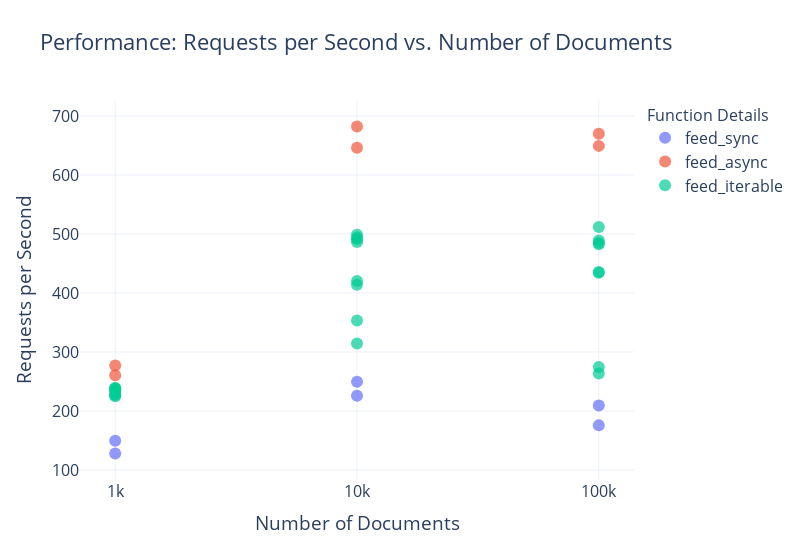

The notebook cell this image was saved under:
### Code cell
import plotly.express as px


def plot_performance(df: pd.DataFrame):
    # Create a scatter plot with logarithmic scale for both axes using Plotly Express
    fig = px.scatter(
        df,
        x="num_docs",
        y="requests_per_second",
        color="function_name",  # Defines color based on different functions
        log_x=True,  # Set x-axis to logarithmic scale
        log_y=False,  # If you also want the y-axis in logarithmic scale, set this to True
        title="Performance: Requests per Second vs. Number of Documents",
        labels={  # Customizing axis labels
            "num_docs": "Number of Documents",
            "requests_per_second": "Requests per Second",
            "max_workers": "max_workers",
            "max_queue_size": "max_queue_size",
            "max_connections": "max_connections",
        },
        template="plotly_white",  # This sets the style to a white background, adhering to Tufte's minimalist principles
        hover_data=[
            "max_workers",
            "max_queue_size",
            "max_connections",
        ],  # Additional information to show on hover
    )

    # Update layout for better readability, similar to 'talk' context in Seaborn
    fig.update_layout(
        font=dict(
            size=16,  # Adjusting font size for better visibility, similar to 'talk' context
        ),
        legend_title_text="Function Details",  # Custom legend title
        legend=dict(
            title_font_size=16,
            x=800,  # Adjusting legend position similar to bbox_to_anchor in Matplotlib
            xanchor="auto",
            y=1,
            yanchor="auto",
        ),
        width=800,  # Adjusting width of the plot
    )
    fig.update_xaxes(
        tickvals=[1000, 10000, 100000],  # Set specific tick values
        ticktext=["1k", "10k", "100k"],  # Set corresponding tick labels
    )

    fig.update_traces(
        marker=dict(size=12, opacity=0.7)
    )  # Adjust marker size and opacity
    # Show plot
    fig.show()


plot_performance(df)

### Figure 1 — Plotly figure (JSON) as saved in the notebook; plotly's stock layout.template omitted (floating-point values rounded to 4 significant figures)
{"data": [{"customdata": [[null, null, 16], [null, null, 64], [null, null, 16], [null, null, 64], [null, null, 16], [null, null, 64]], "hovertemplate": "function_name=feed_sync<br>Number of Documents=%{x}<br>Requests per Second=%{y}<br>max_workers=%{customdata[0]}<br>max_queue_size=%{customdata[1]}<br>max_connections=%{customdata[2]}<extra></extra>", "legendgroup": "feed_sync", "marker": {"color": "#636efa", "opacity": 0.7, "size": 12, "symbol": "circle"}, "mode": "markers", "name": "feed_sync", "orientation": "v", "showlegend": true, "type": "scatter", "x": [1000, 1000, 10000, 10000, 100000, 100000], "xaxis": "x", "y": [127.9, 149.5, 249.4, 225.7, 209.3, 175.6], "yaxis": "y"}, {"customdata": [[null, null, 16], [null, null, 64], [null, null, 16], [null, null, 64], [null, null, 16], [null, null, 64]], "hovertemplate": "function_name=feed_async<br>Number of Documents=%{x}<br>Requests per Second=%{y}<br>max_workers=%{customdata[0]}<br>max_queue_size=%{customdata[1]}<br>max_connections=%{customdata[2]}<extra></extra>", "legendgroup": "feed_async", "marker": {"color": "#EF553B", "opacity": 0.7, "size": 12, "symbol": "circle"}, "mode": "markers", "name": "feed_async", "orientation": "v", "showlegend": true, "type": "scatter", "x": [1000, 1000, 10000, 10000, 100000, 100000], "xaxis": "x", "y": [260.6, 277.0, 646.3, 682.3, 649.5, 669.9], "yaxis": "y"}, {"customdata": [[16, 1000, 64], [16, 10000, 64], [64, 1000, 64], [64, 10000, 64], [16, 1000, 128], [16, 10000, 128], [64, 1000, 128], [64, 10000, 128], [16, 1000, 64], [16, 10000, 64], [64, 1000, 64], [64, 10000, 64], [16, 1000, 128], [16, 10000, 128], [64, 1000, 128], [64, 10000, 128], [16, 1000, 64], [16, 10000, 64], [64, 1000, 64], [64, 10000, 64], [16, 1000, 128], [16, 10000, 128], [64, 1000, 128], [64, 10000, 128]], "hovertemplate": "function_name=feed_iterable<br>Number of Documents=%{x}<br>Requests per Second=%{y}<br>max_workers=%{customdata[0]}<br>max_queue_size=%{customdata[1]}<br>max_connections=%{customdata[2]}<extra></extra>", "legendgroup": "feed_iterable", "marker": {"color": "#00cc96", "opacity": 0.7, "size": 12, "symbol": "circle"}, "mode": "markers", "name": "feed_iterable", "orientation": "v", "showlegend": true, "type": "scatter", "x": [1000, 1000, 1000, 1000, 1000, 1000, 1000, 1000, 10000, 10000, 10000, 10000, 10000, 10000, 10000, 10000, 100000, 100000, 100000, 100000, 100000, 100000, 100000, 100000], "xaxis": "x", "y": [238.9, 238.4, 224.9, 227.6, 232.6, 237.2, 226.9, 234.8, 414.0, 353.3, 498.6, 491.3, 420.5, 314.5, 486.6, 494.3, 435.7, 274.4, 511.7, 482.5, 434.3, 263.4, 484.7, 489.0], "yaxis": "y"}], "layout": {"font": {"size": 16}, "legend": {"title": {"font": {"size": 16}, "text": "Function Details"}, "tracegroupgap": 0, "x": 800, "xanchor": "auto", "y": 1, "yanchor": "auto"}, "title": {"text": "Performance: Requests per Second vs. Number of Documents"}, "width": 800, "xaxis": {"anchor": "y", "domain": [0, 1], "ticktext": ["1k", "10k", "100k"], "tickvals": [1000, 10000, 100000], "title": {"text": "Number of Documents"}, "type": "log"}, "yaxis": {"anchor": "x", "domain": [0, 1], "title": {"text": "Requests per Second"}}}}
